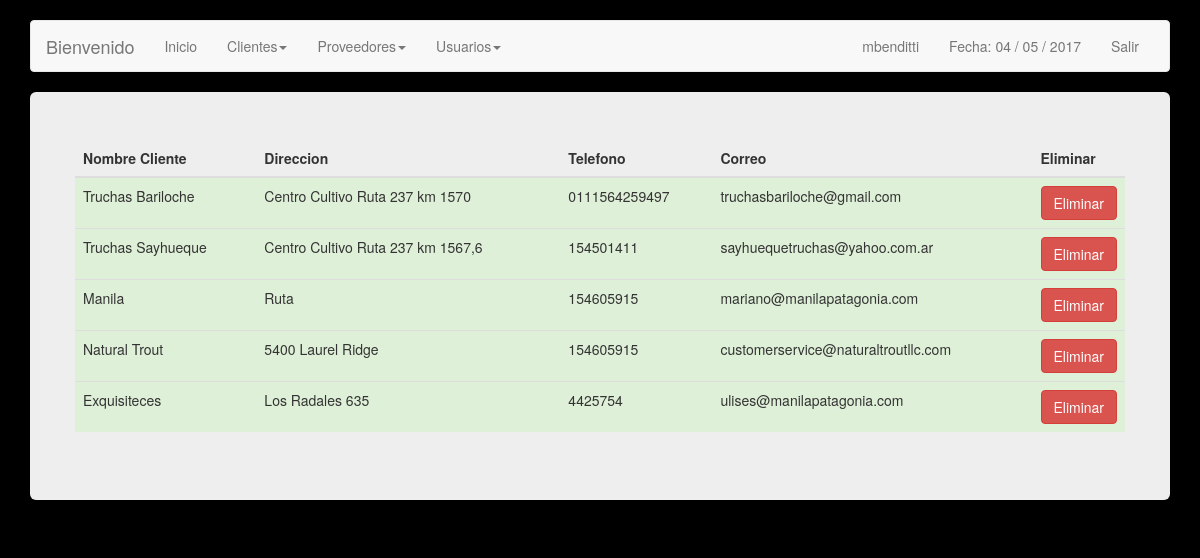
/clientes.php (signed in), run on the app's committed database.
### tables this page shows
CREATE TABLE `clientes` (
  `idCliente` int(11) NOT NULL,
  `nombre` varchar(50) NOT NULL,
  `direccion` varchar(50) DEFAULT NULL,
  `telefono` varchar(30) DEFAULT NULL,
  `correo` varchar(50) DEFAULT NULL
);

### clientes.php (the view, shortened to what this page needs)
<?php
include('config.php');
$link = mysqli_connect ($dbhost, $dbusername, $dbuserpass);
mysqli_select_db($link,$dbname) or die('No se puede seleccionar la base de datos');
$query = mysqli_query($link,"SELECT * FROM clientes") or die(mysql_error());
?>
<!DOCTYPE html>
<html lang="en">
  <head>
    <link href="css/bootstrap.min.css" rel="stylesheet">
  </head>
  <body>
    <br>
        <div class="container">
      <div class="navbar navbar-default" role="navigation">
        <div class="container-fluid">
          <div class="navbar-header">
            <a class="navbar-brand" href="#">Bienvenido </a>
          </div>
          <div class="navbar-collapse collapse">
            <ul class="nav navbar-nav">
              <li class=""><a href="inicio.php">Inicio</a></li>
              <li class="dropdown">
              	<a class="dropdown-toggle" data-toggle="dropdown" href="#">Clientes<span class="caret"></span></a>
              </li>
              <li class="dropdown">
              	<a class="dropdown-toggle" data-toggle="dropdown" href="#">Proveedores<span class="caret"></span></a>
              </li>
			  <?php
					if($_SESSION["permiso"] == 1) {
						?> <li class="dropdown">
              					<a class="dropdown-toggle" data-toggle="dropdown" href="#">Usuarios<span class="caret"></span></a>
              				</li><?php
					}
			  ?>
            </ul>
            <ul class="nav navbar-nav navbar-right">
               <li><a href=""> <?php echo $_SESSION["s_username"]; ?> </a></li>
              <li><a href="">Fecha:
              	<?php
              	echo date("d / m / Y");
              	?></a></li>
              <li><a href="cerrar.php">Salir</a></li>
            </ul>
          </div>
        </div>
      </div>
      <div class="jumbotron">
<div class="row">
              <table class="table table-hover">
                	<thead>
                    	<th> Nombre Cliente </th>
                        <th> Direccion </th>
                        <th> Telefono </th>
                        <th> Correo </th>
                        <?php if($_SESSION["permiso"] == 1) {?> <th> Eliminar </th> <?php }?>
                    </thead>
                    <tbody>
                    	<?php while($cliente = mysqli_fetch_array($query)){ ?>
                        <tr class="success">
                            <td> <?php echo $cliente['nombre']; ?> </td>
                            <td> <?php echo $cliente['direccion']; ?> </td>
                            <td> <?php echo $cliente['telefono']; ?> </td>
                            <td> <?php echo $cliente['correo']; ?> </td>
                            <?php if($_SESSION["permiso"] == 1) {?>
                            <td>  <a href="eliminar.php?id=<?php echo $cliente['idCliente'];?>&tipo=cliente " role="button"  class="btn btn-danger btn-primary btn-block"> Eliminar </a></td>
							<?php }?>
                        </tr>
                        <?php } ?>
                    </tbody>
				</table>
</div>
      </div>
    </div>
  </body>
</html>

### clientes.php (style rules this page uses)
body { background: #000; }

### data on the page
clientes: nombre "Truchas Bariloche", direccion "Centro Cultivo Ruta 237 km 1570", telefono "0111564259497", correo "truchasbariloche@gmail.com"
clientes: nombre "Truchas Sayhueque", direccion "Centro Cultivo Ruta 237 km 1567,6", telefono "154501411", correo "sayhuequetruchas@yahoo.com.ar"
clientes: nombre "Manila", direccion "Ruta", telefono "154605915", correo "mariano@manilapatagonia.com"
clientes: nombre "Natural Trout", direccion "5400 Laurel Ridge", telefono "154605915", correo "customerservice@naturaltroutllc.com"
clientes: nombre "Exquisiteces", direccion "Los Radales 635", telefono "4425754", correo "ulises@manilapatagonia.com"

### other printed values
$_SESSION["s_username"] "mbenditti"
